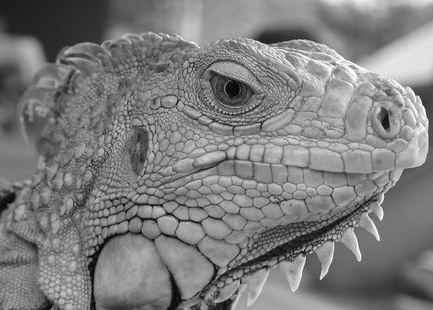
#> input picture HW3/HW3/Q5/iguana.png, 433 x 310 px
$ jupyter execute Q5.ipynb   (shell and % lines are left out)
#> lines starting #> are read from the running program, lines starting #| are printed output that depends on the picture; after the words box and inside, x2 and y2 are one past the last pixel; in counts of white or black regions, pixels touching at a corner belong together
# Q5

This assignment covers Canny edge detector.

git clone https://github.com/scikit-image/scikit-image.git </br>
cd scikit-image </br>
pip install -e

[cell 1]
from __future__ import print_function

# Setup
import numpy as np
import matplotlib.pyplot as plt
from time import time
# from skimage import io
import cv2 as cv2
import functools
import math
from collections import deque

plt.rcParams['figure.figsize'] = (15.0, 12.0) # set default size of plots
plt.rcParams['image.interpolation'] = 'nearest'
plt.rcParams['image.cmap'] = 'gray'

# for auto-reloading external modules

## Part 1: Canny Edge Detector
In this part, you are going to implment Canny edge detector. The Canny edge detection algorithm can be broken down in to five steps:
1. Smoothing
2. Finding gradients
3. Non-maximum suppression
4. Double thresholding
5. Edge tracking by hysterisis

### 1.1 Smoothing
#### Implementation
We first smooth the input image by convolving it with a Gaussian kernel. The equation for a Gaussian kernel of size $(2k+1)\times(2k+1)$ is given by:

$$h_{ij}=\frac{1}{2\pi\sigma^2}\exp{\Bigl(-\frac{(i-k)^2+(j-k)^2}{2\sigma^2}\Bigr)}, 0\leq i,j < 2k+1$$

Implement **`conv`** and **`gaussian_kernel`**  and run the code below.

[cell 2]
def conv(image, kernel):
    """ An implementation of convolution filter.

    This function uses element-wise multiplication and np.sum()
    to efficiently compute weighted sum of neighborhood at each
    pixel.

    Args:
        image: numpy array of shape (Hi, Wi)
        kernel: numpy array of shape (Hk, Wk)

    Returns:
        out: numpy array of shape (Hi, Wi)
    """
    Hi, Wi = image.shape
    Hk, Wk = kernel.shape
    out = np.zeros((Hi, Wi))

    # For this assignment, we will use edge values to pad the images.
    # Zero padding will make derivatives at the image boundary very big,
    # whereas we want to ignore the edges at the boundary.
    pad_width0 = Hk // 2
    pad_width1 = Wk // 2
    pad_width = ((pad_width0, pad_width0), (pad_width1, pad_width1))
    padded = np.pad(image, pad_width, mode='edge')

    # Iterate over each pixel position in the input image
    for i in range(Hi):
        for j in range(Wi):
            # Extract the neighborhood around the current pixel
            neighborhood = padded[i:i+Hk, j:j+Wk]
            # Perform element-wise multiplication between the neighborhood and the kernel
            weighted_sum = np.sum(neighborhood * kernel)
            # Assign the computed sum to the corresponding pixel position in the output array
            out[i, j] = weighted_sum

    return out

[cell 3]
def gaussian_kernel(size, sigma):
    """ Implementation of Gaussian Kernel.

    This function follows the gaussian filter_values formula,
    and creates a filter_values matrix.

    Hints:
    - Use np.pi and np.exp to compute pi and exp

    Args:
        size: int of the size of output matrix
        sigma: float of sigma to calculate filter_values

    Returns:
        filter_values: numpy array of shape (size, size)
    """
#> called with size = 3, sigma = 1
    filter_values = np.zeros((size, size))

    # Compute the center of the kernel
    center = size // 2

    # Iterate over each pixel in the kernel
    for i in range(size):
        for j in range(size):
            # Compute the distance of the current pixel from the center
            distance = np.sqrt((i - center) ** 2 + (j - center) ** 2)
            # Compute the Gaussian function value for the current pixel
            filter_values[i, j] = np.exp(-distance ** 2 / (2 * sigma ** 2)) / (2 * np.pi * sigma ** 2)

    return filter_values

[cell 4]
# Define 3x3 Gaussian kernel with std = 1
kernel = gaussian_kernel(3, 1)
kernel_test = np.array(
    [[ 0.05854983, 0.09653235, 0.05854983],
     [ 0.09653235, 0.15915494, 0.09653235],
     [ 0.05854983, 0.09653235, 0.05854983]]
)

# Test Gaussian kernel
if not np.allclose(kernel, kernel_test):
    print('Incorrect values! Please check your implementation.')

[cell 5]
# Test with different kernel_size and sigma
kernel_size = 3
sigma = 1.2

# Load image
# img = io.imread('iguana.png', as_gray=True)
my_img = cv2.imread('iguana.png')
#> my_img is the input picture: shape (310, 433, 3); mean B, G, R 125.4, 125.4, 125.4
img = cv2.cvtColor(my_img, cv2.COLOR_BGR2GRAY)

# Define 5x5 Gaussian kernel with std = sigma
kernel = gaussian_kernel(kernel_size, sigma)
# Convolve image with kernel to achieve smoothed effect
smoothed = conv(img, kernel)

plt.subplot(1,2,1)
plt.imshow(img)
plt.title('Original image')
plt.axis('off')

plt.subplot(1,2,2)
plt.imshow(smoothed)
plt.title('Smoothed image')
plt.axis('off')

plt.show()

### 1.2 Finding gradients

1.   List item
2.   List item

The gradient of a 2D scalar function $I:\mathbb{R}^2\rightarrow{\mathbb{R}}$ in Cartesian coordinate is defined by:

$$\nabla{I(x,y)}=\bigl[\frac{\partial{I}}{\partial{x}},\frac{\partial{I}}{\partial{y}}\bigr],$$

where

$$
\frac{\partial{I(x,y)}}{\partial{x}}=\lim_{\Delta{x}\to{0}}\frac{I(x+\Delta{x},y)-I(x,y)}{\Delta{x}} \\
\frac{\partial{I(x,y)}}{\partial{y}}=\lim_{\Delta{y}\to{0}}\frac{I(x,y+\Delta{y})-I(x,y)}{\Delta{y}}.
$$

In case of images, we can approximate the partial derivatives by taking differences at one pixel intervals:

$$
\frac{\partial{I(x,y)}}{\partial{x}}\approx{\frac{I(x+1,y)-I(x-1,y)}{2}} \\
\frac{\partial{I(x,y)}}{\partial{y}}\approx{\frac{I(x,y+1)-I(x,y-1)}{2}}
$$

Note that the partial derivatives can be computed by convolving the image $I$ with some appropriate kernels $D_x$ and $D_y$:

$$
\frac{\partial{I}}{\partial{x}}\approx{I*D_x}=G_x \\
\frac{\partial{I}}{\partial{y}}\approx{I*D_y}=G_y
$$

#### Implementation
Find the kernels $D_x$ and $D_y$ and implement **`partial_x`** and **`partial_y`** using `conv` defined earlier.

*-Hint: Remeber that convolution flips the kernel.*

[cell 6]
def partial_x(img):
    """ Computes partial x-derivative of input img.

    Hints:
        - You may use the conv function in defined in this file.

    Args:
        img: numpy array of shape (H, W)
    Returns:
        out: x-derivative image
    """

    out = None

    # The Sobel kernel for horizontal deriviation
    kernel = np.array([[0, 0, 0],
                        [-0.5, 0, 0.5],
                        [0, 0, 0]])
    out = conv(img, kernel)
    return out

[cell 7]
def partial_y(img):
    """ Computes partial y-derivative of input img.

    Hints:
        - You may use the conv function in defined in this file.

    Args:
        img: numpy array of shape (H, W)
    Returns:
        out: y-derivative image
    """


    out = None
     # The Sobel kernel for vertical deriviation
    kernel = np.array([[0, -0.5, 0],
                       [0, 0, 0],
                       [0, 0.5, 0]])
    out = conv(img, kernel)
    return out

[cell 8]
# Test input
I = np.array(
    [[0, 0, 0],
     [0, 1, 0],
     [0, 0, 0]]
)

# Expected outputs
I_x_test = np.array(
    [[ 0, 0, 0],
     [ 0.5, 0, -0.5],
     [ 0, 0, 0]]
)

I_y_test = np.array(
    [[ 0, 0.5, 0],
     [ 0, 0, 0],
     [ 0, -0.5, 0]]
)

# Compute partial derivatives
I_x = partial_x(I)
I_y = partial_y(I)

# Test correctness of partial_x and partial_y
if not np.all(I_x == I_x_test):
    print('partial_x incorrect')

if not np.all(I_y == I_y_test):
    print('partial_y incorrect')

[cell 9]
# Compute partial derivatives of smoothed image
Gx = partial_x(smoothed)
Gy = partial_y(smoothed)
#> after the loop in conv (call 5), `for i in range(Hi):`:
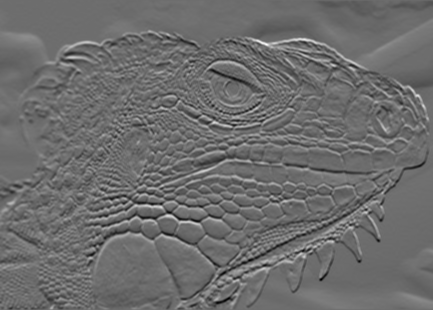
#> out: shape (310, 433) float64; min -31.01, max 41.33, mean 0; drawn with min black and max white
img_Gx = partial_x(img)
#> after the loop in conv (call 6), `for i in range(Hi):`:
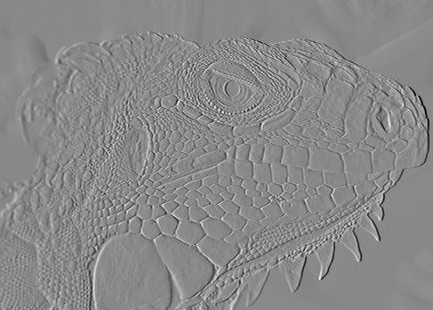
#> out: shape (310, 433) float64; min -98.5, max 84.5, mean 0.1; drawn with min black and max white
img_Gy = partial_y(img)

plt.subplot(2,2,1)
plt.imshow(Gx)
plt.title('Derivative in x direction')
plt.axis('off')

plt.subplot(2,2,2)
plt.imshow(Gy)
plt.title('Derivative in y direction')
plt.axis('off')

plt.subplot(2,2,3)
plt.imshow(img_Gx)
plt.title('Original image - Derivative in x direction')
plt.axis('off')

plt.subplot(2,2,4)
plt.imshow(img_Gy)
plt.title('Original image - Derivative in y direction')
plt.axis('off')

plt.show()

#### Implementation
Now, we can compute the magnitude and direction of gradient with the two partial derivatives:

$$
G = \sqrt{G_{x}^{2}+G_{y}^{2}} \\
\Theta = arctan\bigl(\frac{G_{y}}{G_{x}}\bigr)
$$

Implement **`gradient`**  which takes in an image and outputs $G$ and $\Theta$.

*-Hint: Use np.arctan2 to compute $\Theta$.*

[cell 10]
def gradient(img):
    """ Returns gradient magnitude and direction of input img.

    Args:
        img: Grayscale image. Numpy array of shape (H, W)

    Returns:
        G: Magnitude of gradient at each pixel in img.
            Numpy array of shape (H, W)
        theta: Direction(in degrees, 0 <= theta < 360) of gradient
            at each pixel in img. Numpy array of shape (H, W)
    """
    G = np.zeros(img.shape)
    theta = np.zeros(img.shape)

    # Sobel Deriviation
    img_x = partial_x(img)
    img_y = partial_y(img)

    x, y = img.shape
    for i in range(x):
        for j in range(y):
            G[i, j] = math.sqrt(img_x[i, j] ** 2 + img_y[i, j] ** 2) # Magnitude
            theta[i, j] = math.atan2(img_y[i, j], img_x[i, j])       # Directions
            if theta[i, j] < 0:   # Make sure the directions are between 0 and 360
                theta[i, j] += 360
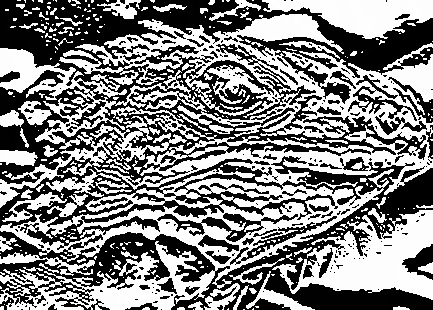
#> theta: shape (310, 433) float64; min 0, max 360, mean 182; drawn with min black and max white

    return G, theta

[cell 11]
G, theta = gradient(smoothed)

if not np.all(G >= 0):
    print('Magnitude of gradients should be non-negative.')

if not np.all((theta >= 0) * (theta <= 360)):
    print('Direction of gradients should be in range 0 <= theta < 360')

plt.imshow(G)
plt.title('Gradient magnitude')
plt.axis('off')
plt.show()

### 1.3 Non-maximum suppression
You should be able to note that the edges extracted from the gradient of the smoothed image is quite thick and blurry. The purpose of this step is to convert the "blurred" edges into "sharp" edges. Basically, this is done by preserving all local maxima in the gradient image and discarding everything else. The algorithm is for each pixel (x,y) in the gradient image:
1. Round the gradient direction $\Theta[y,x]$ to the nearest 45 degrees, corresponding to the use of an 8-connected neighbourhood.

2. Compare the edge strength of the current pixel with the edge strength of the pixel in the positive and negative gradient direction. For example, if the gradient direction is south (theta=90), compare with the pixels to the north and south.

3. If the edge strength of the current pixel is the largest; preserve the value of the edge strength. If not, suppress (i.e. remove) the value.

Implement **`non_maximum_suppression`**.

[cell 12]
def non_maximum_suppression(G, theta):
    """ Performs non-maximum suppression

    This function performs non-maximum suppression along the direction
    of gradient (theta) on the gradient magnitude image (G).

    Args:
        G: gradient magnitude image with shape of (H, W)
        theta: direction of gradients with shape of (H, W)

    Returns:
        out: non-maxima suppressed image
    """
    H, W = G.shape
    out = np.zeros((H+2, W+2))
    pad_width = ((1, 1),(1, 1))
    padded_G = np.pad(G, pad_width, mode='constant')


    # Round the gradient direction to the nearest 45 degrees
    theta = np.floor((theta + 22.5) / 45) * 45

    padded_theta = np.pad(theta, pad_width, mode='constant') # Zero Padding for convenient computing


    for i in range(1, H+1):
        for j in range(1, W+1):
            if padded_theta[i, j] == 0 or padded_theta[i, j] == 360 or padded_theta[i, j] == 180: # Horizontal direction
                if padded_G[i, j] >= padded_G[i, j - 1] and padded_G[i, j] >= padded_G[i, j + 1]: # Apply NMS based on direction
                    out[i, j] = padded_G[i, j]

            elif padded_theta[i, j] == 45 or padded_theta[i, j] == 225: # up-left to bottom-right diagonal direction
                if padded_G[i, j] >= padded_G[i - 1, j + 1] and padded_G[i, j] >= padded_G[i + 1, j - 1]: # Apply NMS based on direction
                    out[i, j] = padded_G[i, j]

            elif padded_theta[i, j] == 90 or padded_theta[i, j] == 270: # Vertical direction
                if padded_G[i, j] >= padded_G[i - 1, j] and padded_G[i, j] >= padded_G[i + 1, j]: # Apply NMS based on direction
                    out[i, j] = padded_G[i, j]

            elif padded_theta[i, j] == 135 or padded_theta[i, j] == 325:  # up-right to bottom-left diagonal direction
                if padded_G[i, j] >= padded_G[i - 1, j - 1] and padded_G[i, j] >= padded_G[i + 1, j + 1]: # Apply NMS based on direction
                    out[i, j] = padded_G[i, j]


    return out[1:-1, 1:-1]

[cell 13]
# Test input
g = np.array(
    [[0.4, 0.5, 0.6],
     [0.3, 0.5, 0.7],
     [0.4, 0.5, 0.6]]
)

# Print out non-maximum suppressed output
# varying theta
for angle in range(0, 180, 45):
    print('Thetas:', angle)
    t = np.ones((3, 3)) * angle # Initialize theta
    print(non_maximum_suppression(g, t))

[cell 14]
nms = non_maximum_suppression(G, theta)
#> in non_maximum_suppression (call 5), `padded_theta = np.pad(theta, pad_width, mode='constant')`:
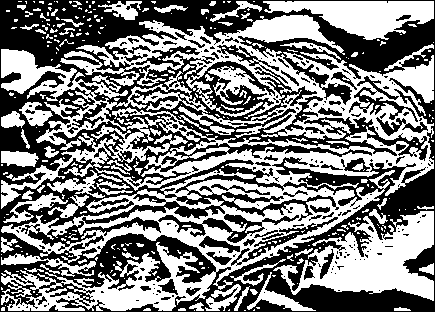
#> padded_theta: shape (312, 435) float64; values 0 (black) and 360 (white), 50% white; 322 white regions (248 under 20 px), largest, box (x1, y1, x2, y2) and area: (1, 15, 434, 311) 47729, (273, 211, 434, 301) 6876, (263, 1, 434, 40) 3711
plt.imshow(nms)
plt.title('Non-maximum suppressed')
plt.axis('off')
plt.show()

### 1.4 Double Thresholding

The edge-pixels remaining after the non-maximum suppression step are (still) marked with their strength pixel-by-pixel. Many of these will probably be true edges in the image, but some may be caused by noise or color variations, for instance, due to rough surfaces. The simplest way to discern between these would be to use a threshold, so that only edges stronger that a certain value would be preserved. The Canny edge detection algorithm uses double thresholding. Edge pixels stronger than the high threshold are marked as strong; edge pixels weaker than the low threshold are suppressed and edge pixels between the two thresholds are marked as weak.

Implement **`double_thresholding`**.

[cell 15]
def double_thresholding(img, high, low):
    """
    Args:
        img: numpy array of shape (H, W) representing NMS edge response
        high: high threshold(float) for strong edges
        low: low threshold(float) for weak edges

    Returns:
        strong_edges: Boolean array representing strong edges.
            Strong edeges are the pixels with the values above
            the higher threshold.
        weak_edges: Boolean array representing weak edges.
            Weak edges are the pixels with the values below the
            higher threshould and above the lower threshold.
    """

    strong_edges = np.zeros(img.shape, dtype=bool)
    weak_edges = np.zeros(img.shape, dtype=bool)

    strong_edges[img >= high] = True # Filter elements bigger than upper threshold
    weak_edges[(img >= low) & (img < high)] = True # Filter elements betweem upper threshold and lower threshold

    return strong_edges, weak_edges

[cell 16]
low_threshold = 0.02
high_threshold = 0.03

strong_edges, weak_edges = double_thresholding(nms, high_threshold, low_threshold)
#> strong_edges: shape (310, 433) bool; 19.8% white in thin lines or dots
#> weak_edges: shape (310, 433) bool; every value is 0
assert(np.sum(strong_edges & weak_edges) == 0)

edges=strong_edges * 1.0 + weak_edges * 0.5
#> edges: shape (310, 433) float64; values 0 (black) and 1 (white), 19.8% white in thin lines or dots

plt.subplot(1,2,1)
plt.imshow(strong_edges)
plt.title('Strong Edges')
plt.axis('off')

plt.subplot(1,2,2)
plt.imshow(edges)
plt.title('Strong+Weak Edges')
plt.axis('off')

plt.show()

### 1.5 Edge tracking

Strong edges are interpreted as “certain edges”, and can immediately be included in the final edge image. Weak edges are included if and only if they are connected to strong edges. The logic is of course that noise and other small variations are unlikely to result in a strong edge (with proper adjustment of the threshold levels). Thus strong edges will (almost) only be due to true edges in the original image. The weak edges can either be due to true edges or noise/color variations. The latter type will probably be distributed in dependently of edges on the entire image, and thus only a small amount will be located adjacent to strong edges. Weak edges due to true edges are much more likely to be connected directly to strong edges.

Implement **`link_edges`**.

[cell 17]
def get_neighbors(y, x, H, W):
    """ Return indices of valid neighbors of (y, x)

    Return indices of all the valid neighbors of (y, x) in an array of
    shape (H, W). An index (i, j) of a valid neighbor should satisfy
    the following:
        1. i >= 0 and i < H
        2. j >= 0 and j < W
        3. (i, j) != (y, x)

    Args:
        y, x: location of the pixel
        H, W: size of the image
    Returns:
        neighbors: list of indices of neighboring pixels [(i, j)]
    """
    neighbors = []

    for i in range(y - 1, y + 2):
        for j in range(x - 1, x + 2):
            if (i >= 0 and i < H) and (j >= 0 and j < W) and (i != y or j != x):
                neighbors.append((i, j))

    return neighbors

[cell 18]
def link_edges(strong_edges, weak_edges):
    """ Find weak edges connected to strong edges and link them.

    Iterate over each pixel in strong_edges and perform breadth first
    search across the connected pixels in weak_edges to link them.
    Here we consider a pixel (a, b) is connected to a pixel (c, d)
    if (a, b) is one of the eight neighboring pixels of (c, d).

    Args:
        strong_edges: binary image of shape (H, W)
        weak_edges: binary image of shape (H, W)
    Returns:
        edges: numpy array of shape(H, W)
    """

    H, W = strong_edges.shape
    edges = np.zeros((H, W))
    visited = np.zeros((H, W), dtype=bool)

    # Perform breadth-first search from each strong edge pixel
    for y, x in zip(*np.nonzero(strong_edges)):
        if visited[y, x]:
            continue

        visited[y, x] = True
        edges[y, x] = 1

        queue = deque([(y, x)])

        while queue:
            cur_y, cur_x = queue.popleft()

            # Get neighboring pixels using the get_neighbors function
            neighbors = get_neighbors(cur_y, cur_x, H, W)

            # Check neighboring pixels
            for neighbor_y, neighbor_x in neighbors:
                # Check if the neighbor is a weak edge and unvisited
                if (
                    neighbor_y >= 0
                    and neighbor_y < H
                    and neighbor_x >= 0
                    and neighbor_x < W
                    and weak_edges[neighbor_y, neighbor_x]
                    and not visited[neighbor_y, neighbor_x]
                ):
                    visited[neighbor_y, neighbor_x] = True
                    edges[neighbor_y, neighbor_x] = 1
                    queue.append((neighbor_y, neighbor_x))

    return edges

[cell 19]
test_strong = np.array(
    [[1, 0, 0, 0],
     [0, 0, 0, 0],
     [0, 0, 0, 0],
     [0, 0, 0, 1]]
)

test_weak = np.array(
    [[0, 0, 0, 1],
     [0, 1, 0, 0],
     [1, 0, 0, 0],
     [0, 0, 1, 0]]
)

test_linked = link_edges(test_strong, test_weak)

plt.subplot(1, 3, 1)
plt.imshow(test_strong)
plt.title('Strong edges')

plt.subplot(1, 3, 2)
plt.imshow(test_weak)
plt.title('Weak edges')

plt.subplot(1, 3, 3)
plt.imshow(test_linked)
plt.title('Linked edges')
plt.show()
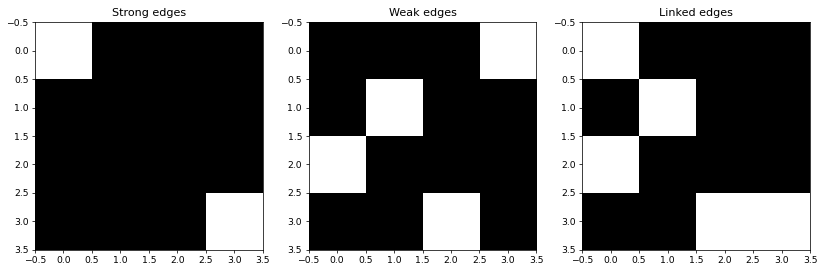
#> figure drawn by matplotlib, 3 panels

[cell 20]
edges = link_edges(strong_edges, weak_edges)
#> the loop in link_edges (call 2), `for y, x in zip(*np.nonzero(strong_edges)):` made 26578 passes
#> x on passes 1 to 3: 0, 8, 12

plt.imshow(edges)
plt.axis('off')
plt.show()

### 1.6 Canny edge detector
Implement **`canny`** using the functions you have implemented so far. Test edge detector with different parameters.

[cell 21]
def canny(img, kernel_size, sigma, high, low):
    """ Implement canny edge detector by calling functions above.

    Args:
        img: binary image of shape (H, W)
        kernel_size: int of size for kernel matrix
        sigma: float for calculating kernel
        high: high threshold for strong edges
        low: low threashold for weak edges
    Returns:
        edge: numpy array of shape(H, W)
    """
    kernel = gaussian_kernel(kernel_size, sigma)

    # Convolve image with kernel to achieve smoothed effect
    smoothed = conv(img, kernel)
#> after the loop in conv (call 10), `for i in range(Hi):`:
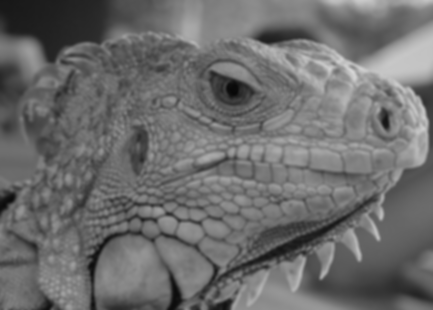
#> out: shape (310, 433) float64; min 8.31, max 213.3, mean 108.9
    G, T = gradient(smoothed)
#> after the loop in gradient (call 2), `for i in range(x):`:
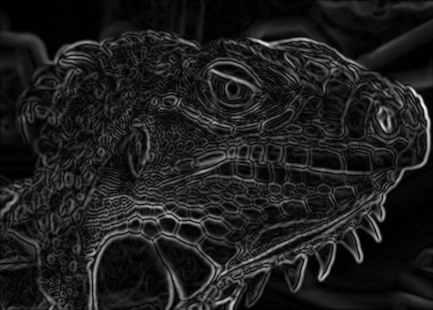
#> G: shape (310, 433) float64; min 0, max 43.67, mean 5.2; drawn with min black and max white
#> after the loop in gradient (call 2), `for i in range(x):`:
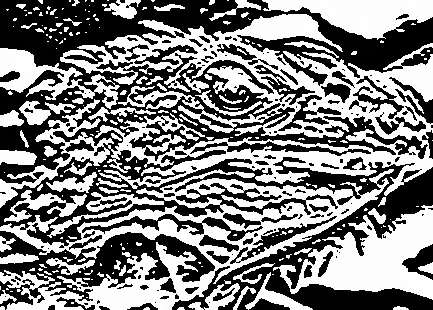
#> theta: shape (310, 433) float64; min 0, max 360, mean 180; drawn with min black and max white
    nms_img = non_maximum_suppression(G, T)
#> after the loop in non_maximum_suppression (call 6), `for i in range(1, H+1):`:
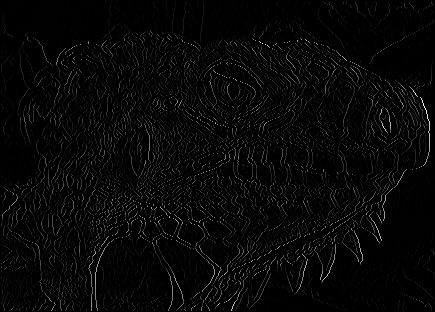
#> out: shape (312, 435) float64; min 0, max 43.67, mean 1.1; drawn with min black and max white

    strong_edges, weak_edges = double_thresholding(nms_img, high, low)
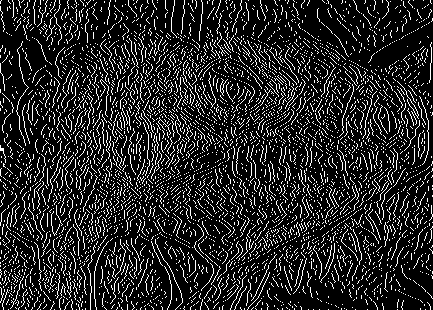
#> strong_edges: shape (310, 433) bool; 15.2% white in thin lines or dots
    final_edges = link_edges(strong_edges, weak_edges)

    return final_edges

[cell 22]
# Load image
# img = io.imread('iguana.png', as_gray=True)
my_img = cv2.imread('iguana.png')
img = cv2.cvtColor(my_img, cv2.COLOR_BGR2GRAY)

# Run Canny edge detector
edges = canny(img, kernel_size=5, sigma=1.4, high=0.03, low=0.02)
print (edges.shape)
#| (310, 433)
